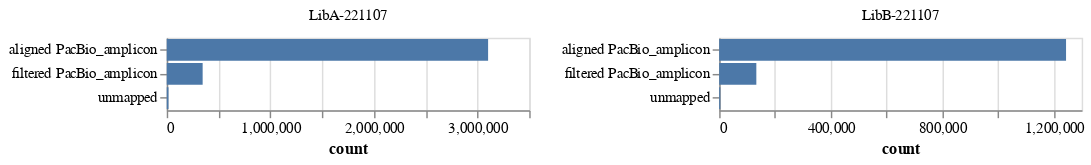

Notebook code cell kept with this figure:
### Markdown cell above
## Stats on CCS alignments
Read and plot the alignment stats from running `alignparse` on the PacBio CCSs:

### Code cell
readstats = pd.concat(
    [
        (
            pd.read_csv(os.path.join(row.subdir, "readstats.csv")).assign(
                pacbioRun=row.pacbioRun, library=row.library
            )
        )
        for row in pacbio_runs.itertuples()
    ],
    ignore_index=True,
)

readstats_chart = (
    alt.Chart(readstats)
    .encode(
        x="count:Q",
        y=alt.Y(
            "category:N",
            axis=alt.Axis(title=None),
        ),
        tooltip=readstats.columns.tolist(),
        facet=alt.Facet("pacbioRun:N", columns=2, title=None),
    )
    .mark_bar()
    .properties(width=250, height=50)
    .resolve_scale(x="independent", y="independent")
)

readstats_chart

### Figure 1 — Vega-Lite specification as saved in the notebook (floating-point values rounded to 4 significant figures)
{"config": {"view": {"continuousWidth": 300, "continuousHeight": 300}}, "data": {"name": "data-fa0b41e91a8e01c9eb4154ddfd597613"}, "mark": {"type": "bar"}, "encoding": {"facet": {"columns": 2, "field": "pacbioRun", "title": null, "type": "nominal"}, "tooltip": [{"field": "category", "type": "nominal"}, {"field": "count", "type": "quantitative"}, {"field": "pacbioRun", "type": "nominal"}, {"field": "library", "type": "nominal"}], "x": {"field": "count", "type": "quantitative"}, "y": {"axis": {"title": null}, "field": "category", "type": "nominal"}}, "height": 50, "resolve": {"scale": {"x": "independent", "y": "independent"}}, "width": 250, "$schema": "https://vega.github.io/schema/vega-lite/v5.8.0.json", "datasets": {"data-fa0b41e91a8e01c9eb4154ddfd597613": [{"category": "aligned PacBio_amplicon", "count": 3102720, "pacbioRun": "LibA-221107", "library": "LibA"}, {"category": "filtered PacBio_amplicon", "count": 346597, "pacbioRun": "LibA-221107", "library": "LibA"}, {"category": "unmapped", "count": 16644, "pacbioRun": "LibA-221107", "library": "LibA"}, {"category": "aligned PacBio_amplicon", "count": 1243877, "pacbioRun": "LibB-221107", "library": "LibB"}, {"category": "filtered PacBio_amplicon", "count": 133175, "pacbioRun": "LibB-221107", "library": "LibB"}, {"category": "unmapped", "count": 4019, "pacbioRun": "LibB-221107", "library": "LibB"}]}}
